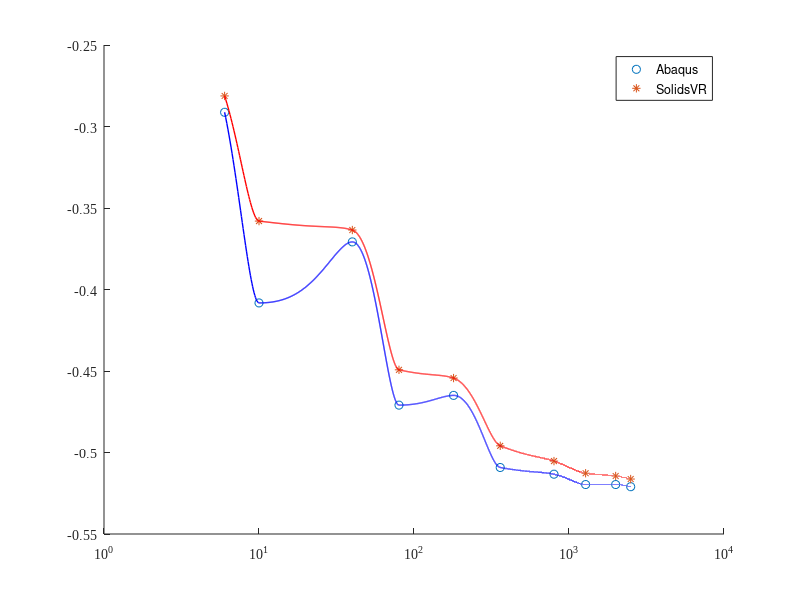

Write the MATLAB code that produced this figure. (Note: this script raises an error after producing the figure.)
clc; clear;

content = fileread( 'Case2_disp.txt' ) ;
data = textscan( content, '%s','HeaderLines',2) ;
text = data{1};

k = 1;
c = 1;
r = 1;

for i = 1: length(text)
    
    if strcmp(text(i), "plots")
        temp = cell2mat(text(i+1));
        it = str2double(temp);
    end
    
    if strcmp(text(i), "numpoints")
        temp = cell2mat(text(i+1));
        number = str2double(temp);
    end
    
    if strcmp(text(i), "logarithmic")
        log = cell2mat(text(i+1));
    end
    
    if strcmp(text(i), "title")
        Title = cell2mat(text(i+1));
        Title= strrep(Title,'_',' ');
    end
    if strcmp(text(i), "xlabel")
        xLabel = cell2mat(text(i+1));
        xLabel = strrep(xLabel,'_',' ');
    end
    if strcmp(text(i), "ylabel")
        yLabel = cell2mat(text(i+1));
        yLabel = strrep(yLabel,'_',' ');
    end

    if strcmp(text(i), "xaxis")
        for j = i:(i+number-1)
             cell = cell2mat(text(j+1));
             xaxis((j+1)-i) = str2double(cell);
        end
    end
    
    if strcmp(text(i), "numbx")
        temp = cell2mat(text(i+1));
        numbx = str2double(temp);
    end
    
    if strcmp(text(i), "xaxisPlot")
        for j = i:(i+numbx-1)
             cell = cell2mat(text(j+1));
             xaxisPlot((j+1)-i) = str2double(cell);
        end
    end
    
    if strcmp(text(i), "yaxis")
       for l = i:(i+number-1);
             cell = cell2mat(text(l+1));
             yaxis(((l+1)-i),k) = str2double(cell);
        end
        k = k+1;
    end
    if strcmp(text(i), "color")
        colors(c) = text(i+1);
        c =c +1;
    end
    
    if strcmp(text(i), "legend")
        Legend(r) = text(i+1);
        Legend(r) = strrep(Legend(r),'_',' ');
        r = r +1;
    end
    
end


xq2 = xaxis(1):0.1:xaxis(length(xaxis));



%figure(1)
figure('Renderer', 'painters', 'Position', [10 10 1000 400])
hold on

set(gca, 'FontName', 'Times New Roman')
set(gca,'fontsize',10)
%legend([plot1,plot2],'t_{i}','t_{ri}','Location','southeast');
%axis tight
%grid minor


if(strcmp(log,"true"))
    set(gca, 'XScale', 'log')
end

if it == 1
    vq1 = interp1(xaxis,yaxis(:,1),xq2,'pchip');
    p1 = plot(xaxis,yaxis(:,1),'o',xq2,vq1,cell2mat(colors(1)),'LineWidth',1,'MarkerSize',4);
end

if it == 2
    vq1 = interp1(xaxis,yaxis(:,1),xq2,'pchip');
    vq2 = interp1(xaxis,yaxis(:,2),xq2,'pchip');
    %smooth(vq1);
    %smooth(vq2);
    p1 = plot(xaxis,yaxis(:,1),'o',xq2,vq1,cell2mat(colors(1)),'LineWidth',1,'MarkerSize',4);
    p2 = plot(xaxis,yaxis(:,2),'*',xq2,vq2,cell2mat(colors(2)),'LineWidth',1,'MarkerSize',4);
    
    h = [p1(1);p2(1)];
 % Now call the legend function passing the handle h and specify the text
    legend(h,cell2mat(Legend(1)),cell2mat(Legend(2)));
end

if it == 3
    vq1 = interp1(xaxis,yaxis(:,1),xq2,'pchip');
    vq2 = interp1(xaxis,yaxis(:,2),xq2,'pchip');
    vq3 = interp1(xaxis,yaxis(:,3),xq2,'pchip');
    p1 = plot(xaxis,yaxis(:,1),'o',xq2,vq1,cell2mat(colors(1)),'LineWidth',1,'MarkerSize',4);
    p2 = plot(xaxis,yaxis(:,2),'*',xq2,vq2,cell2mat(colors(2)),'LineWidth',1,'MarkerSize',4);
    p3 = plot(xaxis,yaxis(:,3),'x',xq2,vq3,cell2mat(colors(3)),'LineWidth',1,'MarkerSize',4);
    
    %legend([p1,p2],'t','t','Location','southeast');
    
    h = [p1(1);p2(1);p3(1)];
 % Now call the legend function passing the handle h and specify the text
    legend(h,cell2mat(Legend(1)),cell2mat(Legend(2)),cell2mat(Legend(3)));
    
end

disp(xaxisPlot)
ax = gca;
ax.XMinorTick = 'on';
ax.XAxis.TickValues = xaxisPlot;


ax.YGrid = 'on';
ax.BoxStyle = 'full';


xlabel(xLabel)
ylabel(yLabel)
title(Title)